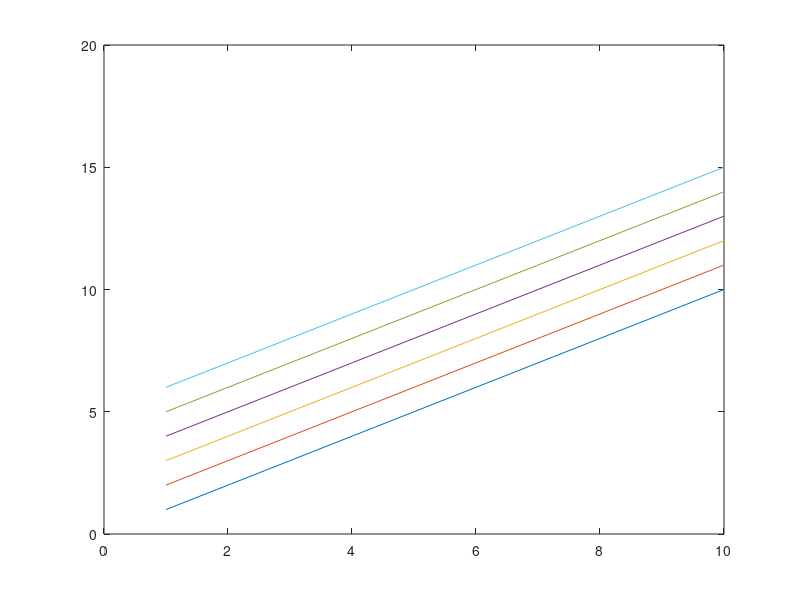

The MATLAB script that drew this image: (Note: this script raises an error after producing the figure.)
%Steffen Docken (Lewis Lab). All rights reserved.
%  Published in the Journal of Theoretical Biology under the title "Rate-dependent effects of state-specific sodium channel blockers in cardiac tissue: Insights from idealized models"
%7-4-16
%Code to compute steady-state b as a funciton of V for each drug model when
%drug binding rates are independent of V

clear
close all

V_vec = -120:2:40;

N = length(V_vec);

R = 8314.472;	% mJ/mol*K
T = 310;% K
F = 96485.3415; %Col/mol

a_h = @(V)a_h_6_14_2016(V, T);
b_h = @(V)b_h_6_14_2016(V, T);

Drug = 20e-6; %Drug concentration in M

Diffusion = 1e2; %in M^-1ms^-1

k_D0 = 10e-6; %in M

k_on = Diffusion;
k_D0 = Diffusion*k_D0; %defining params from options

k_off = k_D0; %non-V-dependent

%For Guarded Receptor model
h_infty = @(V)(a_h(V)./(a_h(V)+b_h(V))); %steady state value of h

tau_h = @(V)(1./(a_h(V)+b_h(V))); %time constant of h

b_infty_equal = @(D)(D*k_on./(D*k_on + k_off)); %steady state value of b

tau_b_equal = @(D)(1./(D*k_on + k_off)); %time constant of b

%for Gate immobilization model with binding to the inactive state
b_infty_gi_inact = @(V,D)(b_infty_equal(D).*(1-h_infty(V))./(1-b_infty_equal(D).*...
    h_infty(V))); %steady state value of b

tau_b_gi_inact = @(V,D)(tau_b_equal(D)./(1-h_infty(V).*b_infty_equal(D)));
%time constant of drug binding (assuming h = h_infty)

h_infty_bar = @(V)(b_h(V)./(a_h(V) + b_h(V))); %steady state fraction of 
%channels inactivated in the normal H-H model

%for Gate immobilization model with binding to the noninactivated states
b_infty_gi_noninact = @(V,D)(b_infty_equal(D).*(1-h_infty_bar(V))./(1-b_infty_equal(D).*...
    h_infty_bar(V)));

tau_b_gi_noninact = @(V,D)(tau_b_equal(D)./(1-h_infty_bar(V).*b_infty_equal(D)));
%time constant of drug binding (assuming h = h_infty)

xrange = [-100,40];
yrange = [0,1];

figure(20)
h = plot(1:10,1:10,1:10,2:11,1:10,3:12,1:10,4:13,1:10,5:14,1:10,6:15);
c = get(h,'Color');


x_tick_vals = [-100, -80, -60, -40, -20, 0, 20, 40];

figure(6)
p1 = plot(V_vec, b_infty_equal(Drug).*ones(1,length(V_vec)), '-',...
    V_vec, b_infty_equal(Drug).*ones(1,length(V_vec))+.01, '--',...
    V_vec, b_infty_gi_inact(V_vec, Drug), '-',...
    V_vec, b_infty_gi_noninact(V_vec, Drug), '--');
xlabel('V (mV)');
ylabel('b_\infty');
%legend('K_D', 'b_\infty Inactive', 'b_\infty Closed');
p1(1).Color = c{1};
p1(2).Color = c{1};
p1(3).Color = c{2};
p1(4).Color = c{2};
xlim(xrange);
ylim(yrange);
box off
set(gca,'XTick', x_tick_vals);%, 'XTicklabels', []);%x_tick_labels);
set(gca,'YTick',[0, 0.25, 0.5, 0.75, 1]);
%comparison of b_infty for all models 
